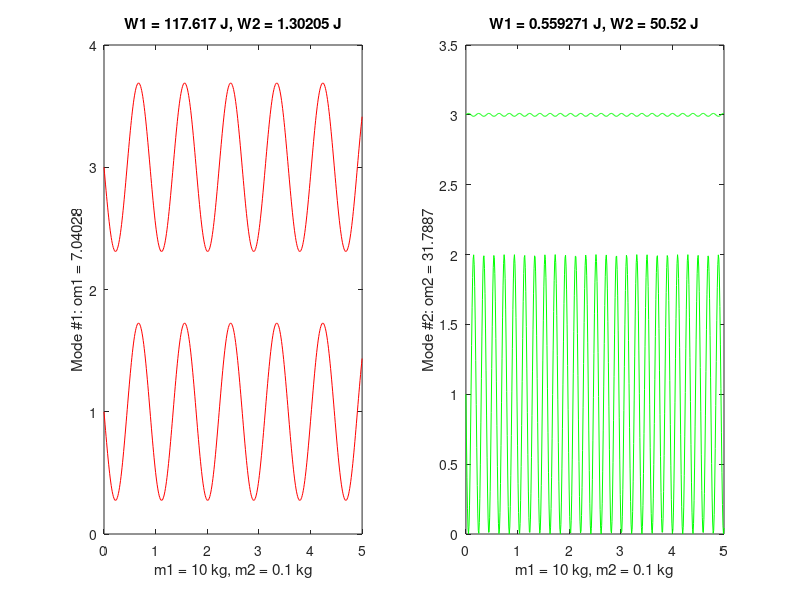

Write MATLAB code to recreate this figure.
% modal1 - Modalanalyse 1
%          nominal parameters according to MIT lecture

   m1 = 0.3193;  % kg
   m2 = 0.6309;  % kg
   
   m1 = 10; m2 = 0.1;
   
   
   k1 = 55.87;   % n/m
   k2 = 36.05;   % N/m

   
   k1 = 500.87; k2=100;
   
   M = [m1 0; 0 m2];
   K = [k1+k2 -k2; -k2 k2];
   
% calculate modes and transformation matrices
   
   A = M\K;
   [U,D] = eig(A);
%   T = [0 1; 1 0];
%   U = T*U*T;  D = T*D*T;
   
   Om = sqrt(D);
   
   om1 = Om(1,1);  om2 = Om(2,2);
   
% calculate modes

   t = 0:0.01:5;
   q = [sin(om1*t); sin(om2*t)];
   
   x1 = U(:,1)*q(1,:);
   x2 = U(:,2)*q(2,:);
   
   v1 = om1*max(x1')'; 
   v2 = om2*max(x2')'; 
   W = 1/2 * [m1 m1; m2 m2].*[v1.*v1 v2.*v2];
      
% plot modes

   clf;
   
   subplot(1,2,1);
   plot(t,3+x1(1,:),'r');
   hold on;
   plot(t,1+x1(2,:),'r');
   xlabel(sprintf('m1 = %g kg, m2 = %g kg',m1,m2));
   ylabel(sprintf('Mode #1: om1 = %g',om1));
   title(sprintf('W1 = %g J, W2 = %g J',W(1,1),W(2,1)));

   subplot(1,2,2);
   plot(t,3+x2(1,:),'g');
   hold on;
   plot(t,1+x2(2,:),'g');
   xlabel(sprintf('m1 = %g kg, m2 = %g kg',m1,m2));
   ylabel(sprintf('Mode #2: om2 = %g',om2));
   title(sprintf('W1 = %g J, W2 = %g J',W(1,2),W(2,2)));
